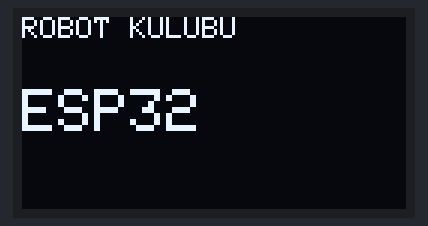
A sketch run on a simulated ESP32. Shown: 128×64 one-colour display. What the sketch prints to the serial monitor is not drawn.

Above: at 0.1 s.

The sketch:

Foy2_OLED_Merhaba.ino
```cpp
// FOY 2 - Kod 2.2: OLED'e ilk yazi
#include <Wire.h>
#include <Adafruit_GFX.h>
#include <Adafruit_SSD1306.h>

const int OLED_ADRES = 0x3C;   // Kod 2.1'de buldugun adresi yaz

Adafruit_SSD1306 ekran(128, 64, &Wire, -1);   // genislik, yukseklik

void setup() {
  Serial.begin(115200);
  Wire.begin(21, 22);

  if (!ekran.begin(SSD1306_SWITCHCAPVCC, OLED_ADRES)) {
    Serial.println("HATA: OLED baslatilamadi. R3 I2C Kontrol Rutini'ni uygula.");
    while (true) delay(100);
  }

  ekran.clearDisplay();                 // ekran bellegini temizle
  ekran.setTextColor(SSD1306_WHITE);

  ekran.setTextSize(1);
  ekran.setCursor(0, 0);
  ekran.println("ROBOT KULUBU");

  ekran.setTextSize(2);
  ekran.setCursor(0, 24);
  ekran.println("ESP32");

  ekran.display();                      // bellegi gercek ekrana gonder
  Serial.println("OLED hazir.");
}

void loop() {
}
```
